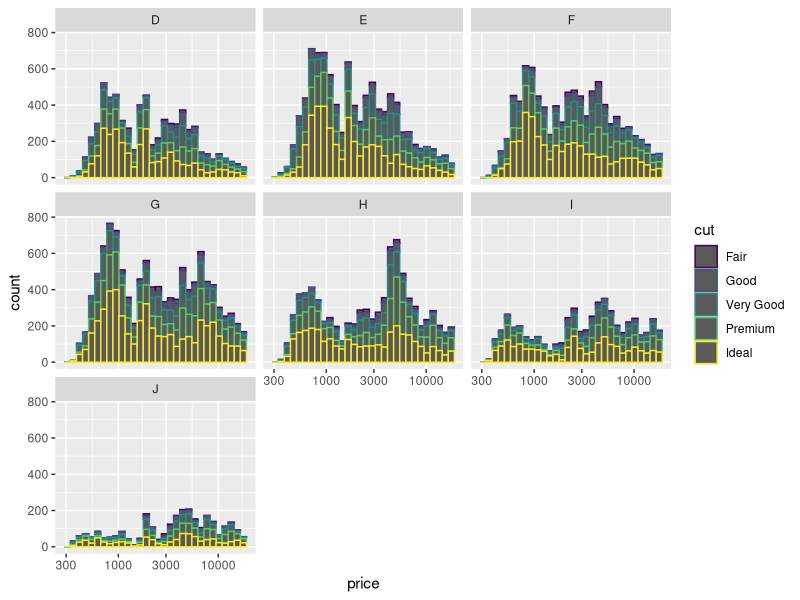
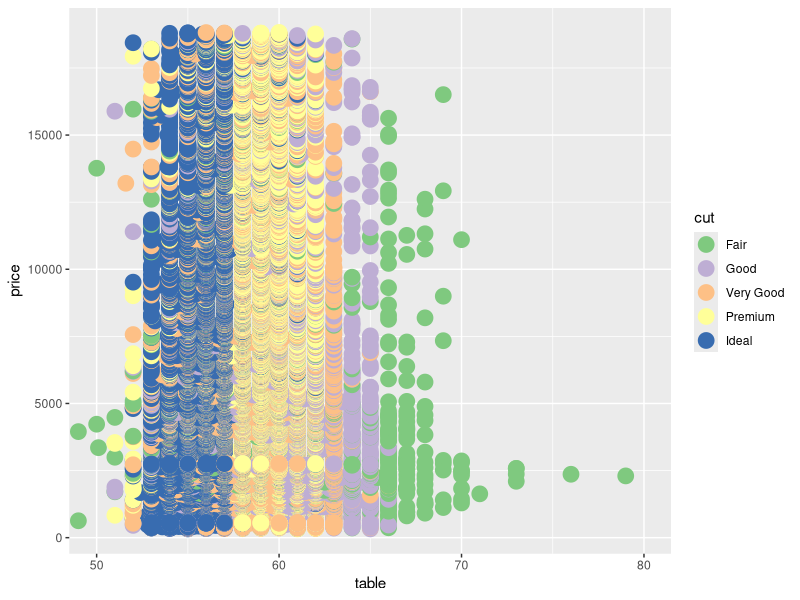
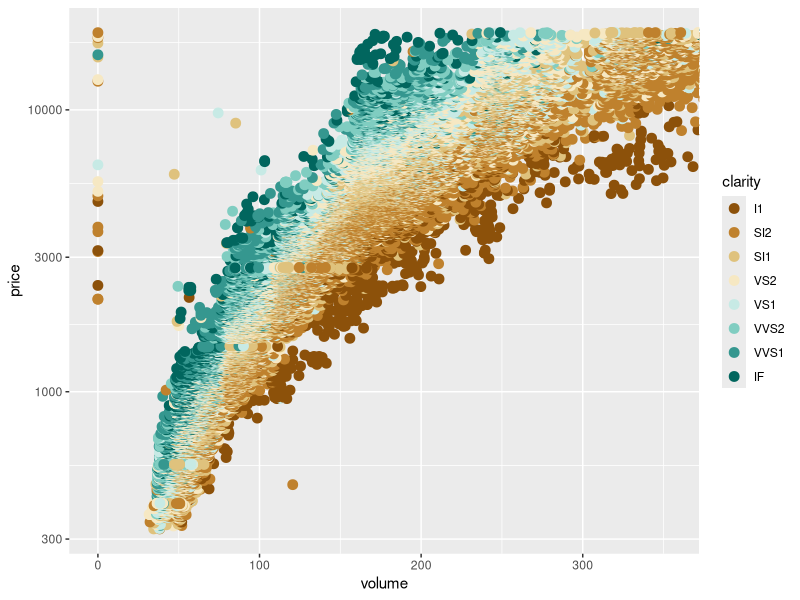

Source code (R) for these figures, in order: (Note: this script raises an error after producing the figures.)
# Lesson 5
# Exercises
  
# 0. Read Data
library(ggplot2)
data("diamonds")
pf <- diamonds
rm(diamonds)


# 1. Histogram Price prices facet by color
ggplot(aes(x = price), data = pf) +
  geom_histogram(aes(color = cut)) +
  scale_x_log10() +
  facet_wrap(~ color) +
  scale_fill_brewer(type = 'qual')
  
# 2. Scatterplot of diamond price vs. 
# table and color the points by the cut
ggplot(aes(x = table, y = price), data = pf) +
  geom_point(aes(color = cut),size = 5) +
  scale_color_brewer(type = 'qual') +
  coord_cartesian(xlim=c(50,80))

# 4. scatterplot of diamond price vs.
# volume (x * y * z) and color the points by
# the clarity of diamonds. Use scale on the y-axis
# to take the log10 of price. You should also
# omit the top 1% of diamond volumes from the plot.
  
pf$volume <- with(pf, x*y*z)
ggplot(aes(x = volume, y = price), data = pf) +
  geom_point(aes(color = clarity),size = 3) +
  scale_y_log10() +
  scale_color_brewer(type = 'div') +
  coord_cartesian(xlim=c(0,quantile(pf$volume,0.99)))
  
# 5. Create a line graph of the median proportion of
# friendships initiated ('prop_initiated') vs.
# tenure and color the line segment by
# year_joined.bucket.
pf$year_joined <- floor(2014 - pf$tenure/365)
pf$year_joined.bucket <- cut(pf$year_joined, breaks = c(2004,2009, 2011, 2012,2014), right = TRUE)
  

  